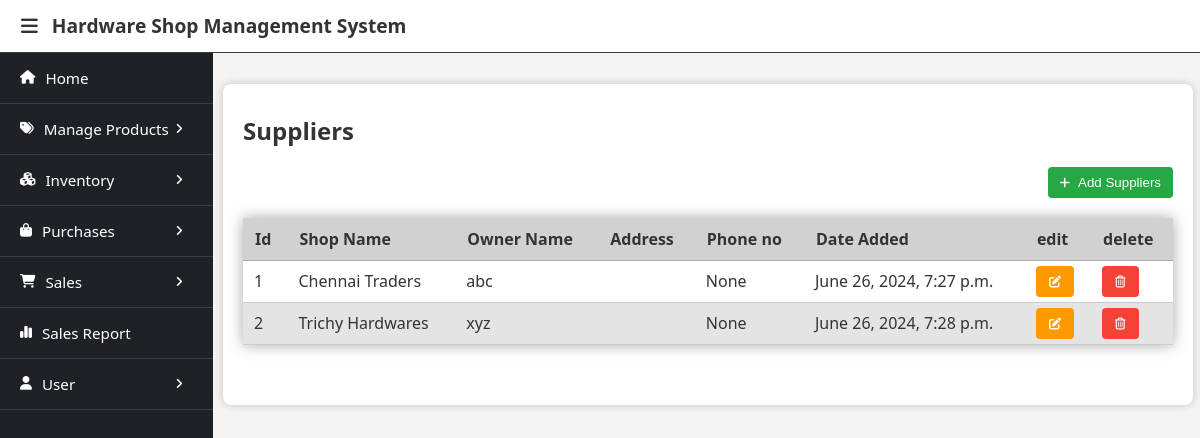
Page /suppliers/ (signed in) on the committed database.
### database/models.py (models this page shows, shortened)
class Supplier(models.Model):
    supplier_id = models.BigAutoField(primary_key=True)
    shop_name = models.CharField(max_length=100)
    owner_name = models.CharField(max_length=60)
    phone_regex = RegexValidator(regex=r'^(\d{10})$', message="Phone number must be entered in the 10 digit format: '9999999999'")
    phoneno = models.CharField(validators=[phone_regex], max_length=13, null=True, blank=True)
    address = models.TextField(max_length=200, null=True, blank=True)
    date_added = models.DateTimeField(auto_now_add=True)
    class Meta:
        db_table = 'supplier'

### suppliers/views.py (the view)
# urls.py: path('', ViewSuppliers.as_view(), name='view_suppliers'),
class ViewSuppliers(GroupRequiredMixin, View):
    def get(self, request):
        context = {
            'suppliers':Supplier.objects.all()
        }
        return render(request, 'suppliers.html', context)

### user/context_processors.py (called while the page is built)
def get_users(request):
    users = User.objects.all()
    return {
        'users': users
    }

### user/templatetags/user_custom_tags.py (called while the page is built)
@register.filter(name='has_group')
def has_group(user, group_name):
    return user.groups.filter(name=group_name).exists()

### user/views.py (called while the page is built)
    def dispatch(self, request, *args, **kwargs):
        user = request.user
        if not user.is_authenticated:
            return redirect('login_page')
        if not any([user.groups.filter(name=group).exists() for group in self.groups_required]):
            print(user.groups)
            return self.handle_no_permission()
        return super().dispatch(request,*args, **kwargs)

### suppliers/templates/suppliers.html (shortened to what this page needs)
{% extends 'base.html' %}
{% load user_custom_tags %}
{% block menubar %}
    {% if request.user|has_group:"Owner" %}
        {% include 'owner_menu.html' %}
    {% elif request.user|has_group:"Salesman" %}
        {% include 'salesman_menu.html' %}
    {% endif %}
{% endblock %}
{% block content %}
<div class="container">
    <h2>Suppliers</h2>
    <a href="/suppliers/add/"><button class="btn btn-add"><i class="fa-solid fa-plus"></i>Add Suppliers</button></a>
    <table class="table">
        <thead>
            <tr>
                <th>Id</th>
                <th>Shop Name</th>
                <th>Owner Name</th>
                <th>Address</th>
                <th>Phone no</th>
                <th>Date Added</th>
                <th>edit</th>
                <th>delete</th>
            </tr>
        </thead>
        <tbody>
            {% for supplier in suppliers %}
            <tr>
                <td>{{supplier.supplier_id}}</td>
                <td>{{supplier.shop_name}}</td>
                <td>{{supplier.owner_name}}</td>
                <td>{{supplier.address}}</td>
                <td>{{supplier.phoneno}}</td>
                <td>{{supplier.date_added}}</td>
                <td><a href="{% url 'edit_supplier' supplier.supplier_id %}"><button class="btn btn-edit"><i class="fa-solid fa-pen-to-square m-0"></i></button></a></td>
                <td><a href="{% url 'delete_supplier' supplier.supplier_id %}"><button class="btn btn-delete"><i class="fa-regular fa-trash-can m-0"></i></button></a></td>
            </tr>
            {% endfor %}
        </tbody>
    </table>
</div>
{% endblock %}

### static/css/header_sidebar_layout.css (style rules this page uses)
body { margin: 0; font-family: system-ui, -apple-system, BlinkMacSystemFont, 'Segoe UI', Roboto, Oxygen, Ubuntu, Cantarell, 'Open Sans', 'Helvetica Neue', sans-serif; background-color: #f4f4f4; }

### templates/base.html (style rules this page uses)
.m-0 { margin: 0px !important; }
h1, h2 { color: #333; }
i { margin-right: 8px; font-size: 0.9em; }
.container { background: #fff; padding: 10px 20px 20px; margin: 20px 0; border-radius: 8px; box-shadow: 0 0 10px rgba(0, 0, 0, 0.2); }
button { background-color: #333; color: white; padding: 10px 15px; border: none; border-radius: 4px; cursor: pointer; }
.container .btn { display: inline-block; padding: 8px 13px; border: none; border-radius: 4px; cursor: pointer; color: white; transition: background-color 0.2s; }
.container .btn-edit { background-color: #ff9900; }
.container .btn-delete { background-color: #f44336; }
.container .btn-add, .container .btn-edit-stock { background-color: #28a745; float: right; padding:8px 12px; margin-bottom: 20px; }
table { width: 100%; border-collapse: collapse; margin-bottom: 40px; box-shadow: 0px 0px 14px #aaa; overflow-x: auto; }
th, td { text-align: left; border-bottom: 1px solid #ccc; }
th { background-color: #d1d1d1; padding: 10px 12px; color: #333; border-bottom: 1px solid #aaa; font-weight: bold; }
td { padding: 5px 11px; background-color: #fff; color: #333; }
tr:nth-child(even) td { background-color: #e4e4e4; }

### rows in the picture
Supplier: supplier_id "1", shop_name "Chennai Traders", owner_name "abc", phoneno "None", date_added "June 26, 2024, 7:27 p.m."
Supplier: supplier_id "2", shop_name "Trichy Hardwares", owner_name "xyz", phoneno "None", date_added "June 26, 2024, 7:28 p.m."
